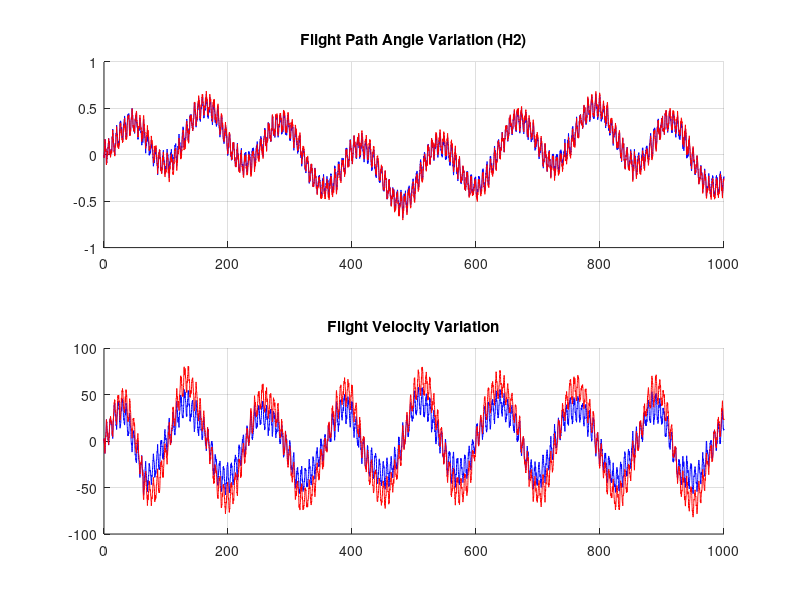
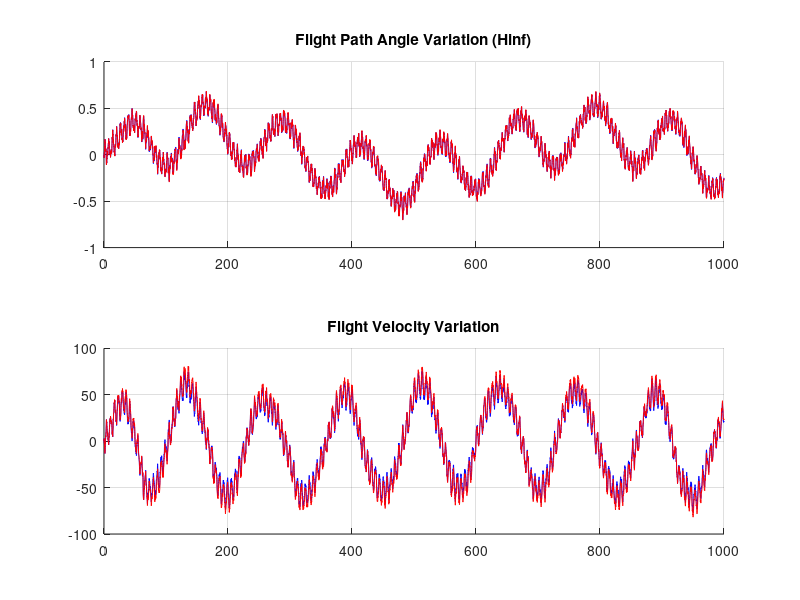

The MATLAB source for these figures, in order:
clc; clear;
h2 = load("h2_design.mat");
hinf = load('hinf_design.mat');
%%
d2r = pi/180;
A = h2.Aclp;
B = [h2.Bd h2.Bu];
B = [B; zeros(3,4)];
%Scale = [1/(5*d2r) 0; 0 1/10]; %%%%% DOUBT REGARDING THIS! -- This is correct. We want to plot normalized z.
Scale = eye(2);
Cz = Scale*[1 0 -1 0; 0 1 0 0];
C = [Cz zeros(2,3);zeros(3,4) eye(3)];
sys_h2 = ss(A,B,C,[]);

Tend = 1000;
T = 0:0.1:Tend;
N = length(T);
dalpha = (rand(N,1)-0.5)*2 + sin(0.05*T)' + sin(0.01*T)' + sin(1*T)';
dalpha_bar = dalpha/(trapz(T,dalpha.^2))^0.5;
Wd = 10;

Wa = diag(h2.kappa.^-0.5);
%Wa = 0*eye(3);
wa = (rand(N,3)-0.5)*2;


wa_bar = wa/(trapz(T,(wa.^2)*[1;1;1])^0.5);
u = [Wd*dalpha_bar wa_bar*Wa]; %%%%%% Should 0.01 be there for dalpha? Yes
X0 = [0;0;0;0;0;0;0];
sol_h2 = lsim(sys_h2,u,T,X0);

A = hinf.Aclp;
B = [hinf.Bd hinf.Bu];
B = [B; zeros(3,4)];
Cz = Scale*[1 0 -1 0; 0 1 0 0];
C = [Cz zeros(2,3);zeros(3,4) eye(3)];
sys_hinf = ss(A,B,C,[]);

% T = 0:0.1:Tend;
% N = length(T);
% dalpha = (rand(N,1)-0.5)*2 + 10*sin(0.1*T)';
% dalpha_bar = dalpha/(trapz(T,dalpha.^2))^0.5;
Wa = diag(hinf.kappa.^-0.5);
%Wa = 0*eye(3);
%wa = (rand(N,3)-0.5)*2;
wa_bar = wa/(trapz(T,(wa.^2)*[1;1;1])^0.5);
u = [Wd*dalpha_bar wa_bar*Wa]; %%%%%% Shohuld 0.01 be there for dalpha? Yes
X0 = [0;0;0;0;0;0;0];
sol_hinf = lsim(sys_hinf,u,T,X0);

sys_open = ss(h2.A,h2.Bd,Cz,[]);
X0 = [0;0;0;0];
u = Wd*dalpha_bar;
sol_open = lsim(sys_open,u,T,X0);

%  H2 Plots
limit = ones(N,1);
figure(4); clf;
% Subplot 1
subplot(2, 1, 1);hold on; grid on
plot(T,sol_h2(:,1),'b')
plot(T,sol_open(:,1),'r')
% plot(T,limit,LineWidth=2,Color='r')
% plot(T,-limit,LineWidth=2,Color='r')
title('Flight Path Angle Variation (H2)');
% ylim([-1.2 1.2])

% Subplot 2
subplot(2, 1, 2);hold on; grid on
plot(T,sol_h2(:,2),'b')
plot(T,sol_open(:,2),'r')
% plot(T,limit,LineWidth=2,Color='r')
% plot(T,-limit,LineWidth=2,Color='r')
title('Flight Velocity Variation');
% ylim([-1.2 1.2])

%  Hinf Plots
figure(5); clf;
% Subplot 1
subplot(2, 1, 1);hold on; grid on
plot(T,sol_hinf(:,1),'b')
plot(T,sol_open(:,1),'r')
% plot(T,limit,LineWidth=2,Color='r')
% plot(T,-limit,LineWidth=2,Color='r')
title('Flight Path Angle Variation (Hinf)');
% ylim([-1.2 1.2])

% Subplot 2
subplot(2, 1, 2);hold on; grid on
plot(T,sol_hinf(:,2),'b')
plot(T,sol_open(:,2),'r')
% plot(T,limit,LineWidth=2,Color='r')
% plot(T,-limit,LineWidth=2,Color='r')
title('Flight Velocity Variation');
% ylim([-1.2 1.2])
